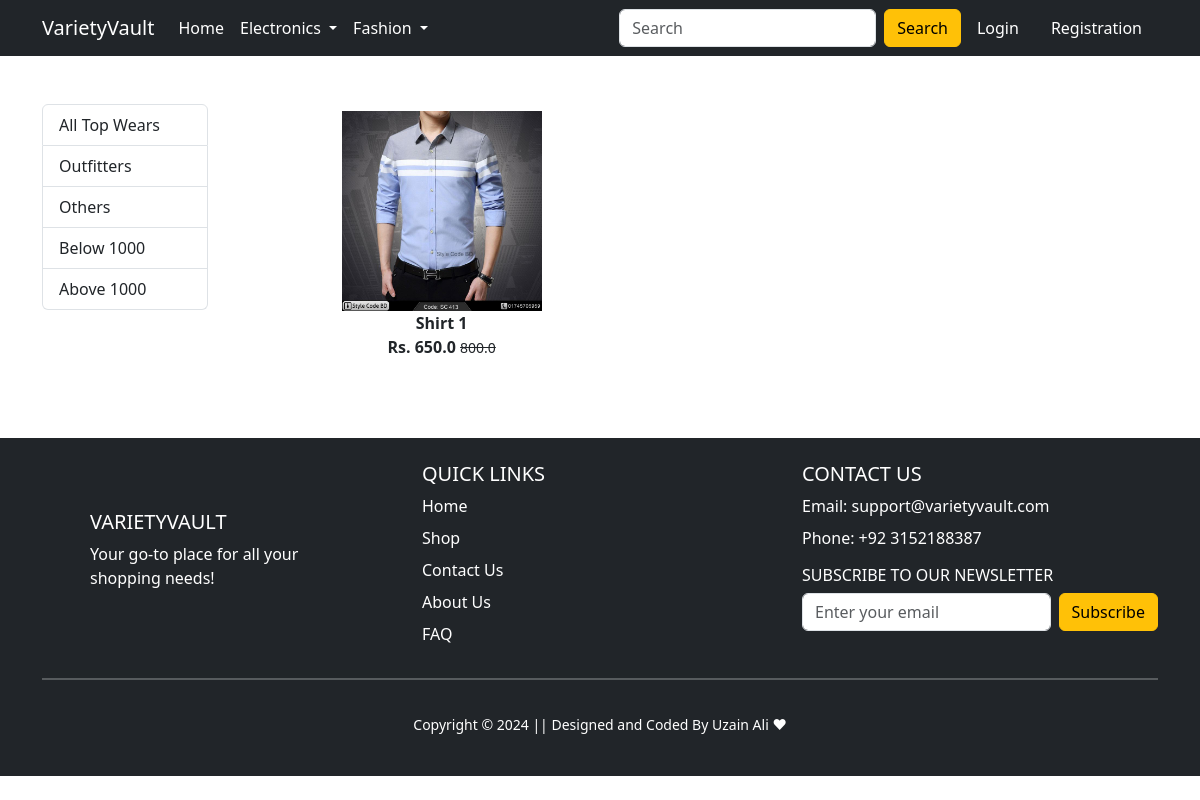
Screenshot of /topwear/ with the database file from the repository.
### app/models.py (models this page shows, shortened)
class Product(models.Model):
    title = models.CharField(max_length=100)
    selling_price = models.FloatField()
    discounted_price = models.FloatField()
    description = models.TextField()
    brand = models.CharField(max_length=100)
    category = models.CharField(choices=CATEGORY_CHOICES,max_length=100)
    product_image = models.ImageField(upload_to='productimg')
    class Meta:
        db_table = "product"

### app/views.py (the view)
# urls.py: path('topwear/', views.topwear, name='topwear'),
def topwear(request, data=None):
    totalitem = 0
    if request.user.is_authenticated:
      totalitem = len(Cart.objects.filter(user=request.user))
    if data == None:
      topwears = Product.objects.filter(category = 'TW')
    elif data == "Outfitters" or data == "others":
      topwears = Product.objects.filter(category = 'TW').filter(brand = data)
    elif data == 'below':
      topwears = Product.objects.filter(category = 'TW').filter(discounted_price__lt=1000)
    elif data == 'above':
      topwears = Product.objects.filter(category = 'TW').filter(discounted_price__gt=1000)
    return render(request, 'app/topwear.html', {'topwears':topwears, 'totalitem':totalitem})

### app/templates/app/topwear.html (shortened to what this page needs)
{% extends 'app/base.html' %}
{% load static %}
{% block main-content %}
<div class="container my-5">
 <div class="row">
  <div class="col-sm-2">
   <div class="list-group">
        <a href="{% url 'topwear' %}" class="list-group-item list-group-item-action" aria-current="true">All Top Wears</a>
        <a href="{% url 'topweardata' 'Outfitters'%}" class="list-group-item list-group-item-action" aria-current="true">Outfitters</a>
        <a href="{% url 'topweardata' 'Others'%}" class="list-group-item list-group-item-action" aria-current="true">Others</a>
        <a href="{% url 'topweardata' 'below'%}" class="list-group-item list-group-item-action" aria-current="true">Below 1000</a>
        <a href="{% url 'topweardata' 'above'%}" class="list-group-item list-group-item-action" aria-current="true">Above 1000</a>
   </div>
  </div>
  <div class="col-sm-8 offset-sm-1">
    <div class="row">
        {% for product  in topwears %}
        <div class="col-sm-4 text-center mb-4">
            <a href="{% url 'product-detail' product.id %}" class="btn">
                <div class="item">
                    <img src="{{product.product_image.url}}" alt="" height="200px" width="200px" class="img">
                    <div class="fw-bold">{{product.title}}</div>
                    <div class="fw-bold">Rs. {{product.discounted_price}}
                        <small class="fw-light text-decoration-line-through">{{product.selling_price}}</small>
                    </div>
                </div>
            </a>
        </div>
        {% endfor %}
    </div>
  </div>
 </div>
</div>
{% endblock main-content %}

### rows the page displays
Product: product_image (picture), title "Shirt 1", discounted_price "650.0", selling_price "800.0"
